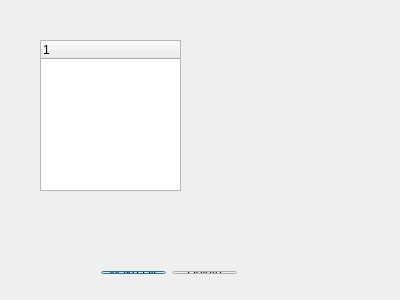
<?xml version="1.0" encoding="UTF-8"?>
<ui version="4.0">
 <class>Dialog</class>
 <widget class="QDialog" name="Dialog">
  <property name="geometry">
   <rect>
    <x>0</x>
    <y>0</y>
    <width>400</width>
    <height>300</height>
   </rect>
  </property>
  <property name="windowTitle">
   <string>Dialog</string>
  </property>
  <widget class="QWidget" name="layoutWidget">
   <property name="geometry">
    <rect>
     <x>90</x>
     <y>260</y>
     <width>158</width>
     <height>25</height>
    </rect>
   </property>
   <layout class="QHBoxLayout" name="horizontalLayout">
    <item>
     <widget class="QPushButton" name="pushButton">
      <property name="text">
       <string>Make Dir</string>
      </property>
     </widget>
    </item>
    <item>
     <widget class="QPushButton" name="pushButton_2">
      <property name="text">
       <string>Delete</string>
      </property>
     </widget>
    </item>
   </layout>
  </widget>
  <widget class="QTreeWidget" name="treeWidget">
   <property name="geometry">
    <rect>
     <x>40</x>
     <y>40</y>
     <width>141</width>
     <height>151</height>
    </rect>
   </property>
   <column>
    <property name="text">
     <string>1</string>
    </property>
   </column>
  </widget>
 </widget>
 <layoutdefault spacing="6" margin="11"/>
 <resources/>
 <connections/>
</ui>
